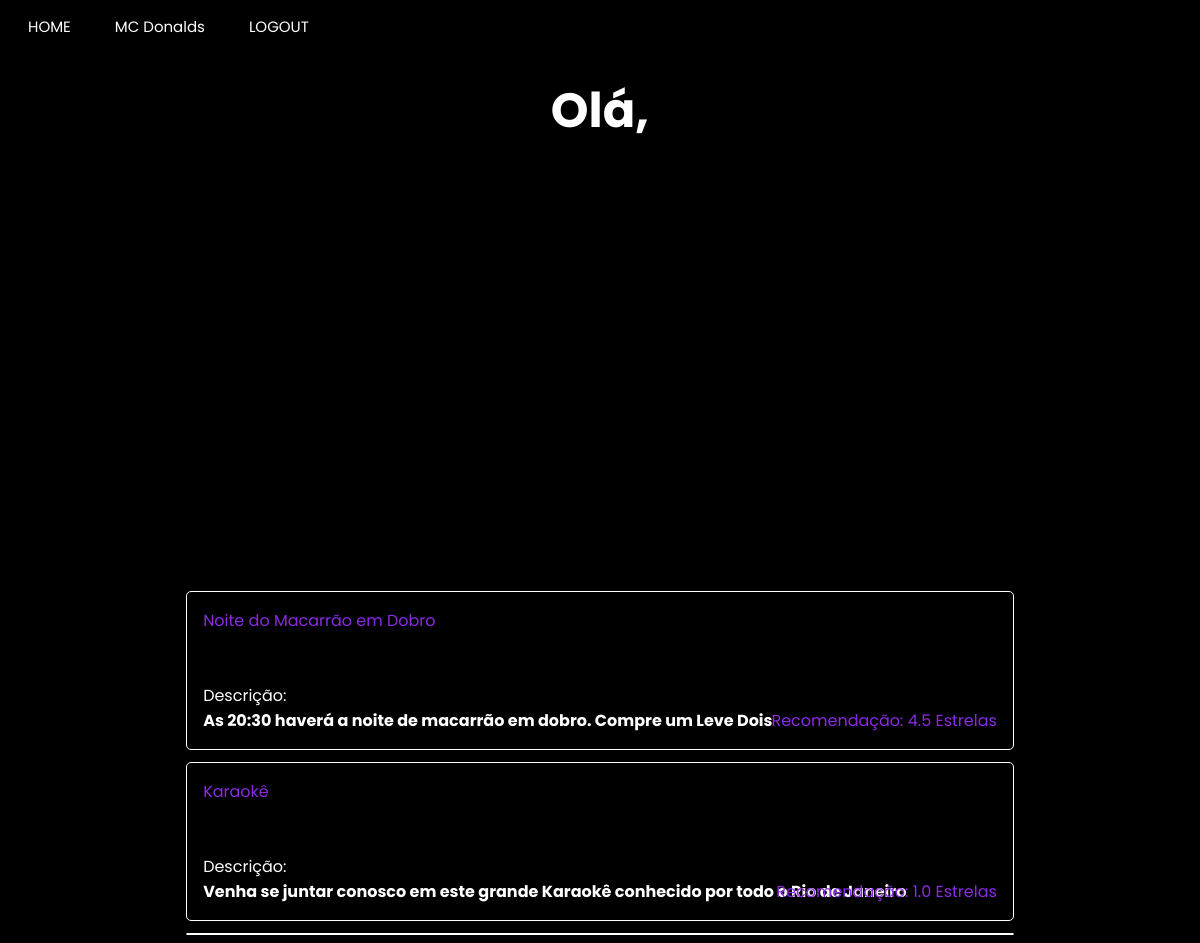
Screenshot of /user_page (signed in) with the database file from the repository.
### app/model.py (models this page shows, shortened)
class empresa(UserMixin, db.Model):
    __tablename__ = "empresa"
    id = db.Column(db.Integer,primary_key=True)
    enterprise_name = db.Column(db.String(64), index=True, unique=True)
    email = db.Column(db.String(120), index=True, unique=True)
    password_hash = db.Column(db.String(120))
    city = db.Column(db.String(120))
    latitude = db.Column(db.Float)
    longitude = db.Column(db.Float)
    district = db.Column(db.String(50))
    street = db.Column(db.String(120))
    posts = db.relationship("Post", backref="enterprise")

class Event(db.Model):
    id = db.Column(db.Integer, primary_key=True)
    body = db.Column(db.String(200))
    image = db.Column(db.String(200))
    timestamp = db.Column(db.Integer, index=True)
    empresa_id = db.Column(db.Integer)
    name = db.Column(db.String(200))
    latitude = db.Column(db.Float)
    longitude = db.Column(db.Float)
    event_type = db.Column(db.String(8))
    rank = db.Column(db.Float)
    avaliations = db.Column(db.Integer)
    age_groups = db.Column(db.String)

### app/routes.py (the view)
@app.route("/user_page", methods=["POST", "GET"])
@login_required
def user_page():                              # PAGINA DE USUARIO
    return render_template('user_page.html', title="Usuario", eventos = Event ,css_file="user_page.css", user=current_user)

### app/model.py (called while the page is built)
@login.user_loader
def load_user(id):
    if usuario.query.get(int(id)):
        load = usuario.query.get(int(id))
    else:
        load = empresa.query.get(int(id))
    return load

### app/templates/user_page.html (shortened to what this page needs)
{% extends "base.html" %}
{% block content %}
<h1>Olá, {{user.username}}</h1>
<div id="map"></div>
{% for evento in eventos.query.limit(20).all()%}
<div class="enterprises">
  <p>
    <a href="{{url_for('event_page',name=evento.name)}}">{{ evento.name }}</a>
    <br><br><br>
    Descrição: {% if evento.rank %}
    <s>Recomendação: {{ evento.rank}} Estrelas</s><br>{% endif %}
    <b>{{ evento.body }}</b></p>
</div>
{% endfor %}
{% set event_list = eventos.query.all()%}
<div class="enterprises"></div>
{% endblock %}

### app/templates/base.html (shortened to what this page needs)
<!DOCTYPE html>
<html>
    <head>
        {% if css_file%}
            <link rel="stylesheet" type="text/css" href="{{ url_for('static', filename=css_file) }}">
        {% else %}
            <link rel="stylesheet" type="text/css" href="{{ url_for('static', filename='user_page.css') }}">
        {% endif %}
    </head>
    <body>
        <header class="menu">
            <a id="main_page" href="{{ url_for('main_page') }}" class="button">HOME</a>
            {% if user.is_authenticated %}
            {% if user.username %}
            <a id="user_page" href="{{ url_for('user_page')}}"class="button">{{user.username}}</a>
            {% else %}
            <a id="enterprise_page" href="{{ url_for('enterprise_page_specific', name=user.enterprise_name)}}"class="button">{{user.enterprise_name}}</a>
            {% endif%}
            <a id="logout" href="{{ url_for('logout') }}" class="button">LOGOUT</a>
            {% else %}
            <a id="enterprise_register_page" href="{{ url_for('enterprise_register_page') }}" class="button">SEJA UM ANUNCIANTE</a>
            <a id="user_register_page" href="{{ url_for('user_register_page') }}" class="button">REGISTRO</a>
            <a id="login_page" href="{{ url_for('login_page') }}" class="button">LOGIN</a>
            {% endif %}
        </header>
        {% block content %}{% endblock %}
    </body>
</html>

### app/static/user_page.css (style rules this page uses)
h1 { color: rgb(255, 255, 255); text-align: center; font-family: "Poppins", sans-serif; font-size: 300%; }
body { background: black; background-image: url("https://www.pixel4k.com/wp-content/uploads/2021/05/abstract-waving-4k_1620165379-1536x960.jpg"); background-repeat: no-repeat; background-size: cover; }
#map { height: 400px; width: 70%; border-radius: 8px; margin: auto; }
.enterprises { color:white; display: grid; align-items: center; font-family:'Poppins'; margin-left:15%; margin-right: 15%; margin-top: 1%; background-color:rgba(0, 0, 0, 0.377); border: white solid 1px; border-radius: 5px; position: relative; }
.enterprises p { margin-left: 2%; }
.enterprises a { text-decoration: none; color: blueviolet; }
.enterprises b { text-decoration: none; }
.enterprises s { text-decoration: none; position: absolute; color: blueviolet; bottom: 10%; right: 2%; }

### app/static/base.css (style rules this page uses)
header.menu { align-items: left; justify-content: start; }
a.button { border: none; color: white; padding: 5px 20px; text-align: center; text-decoration: none; display: inline-block; font-family:'Poppins'; font-size: 15px; }
.menu { margin-top: 10px; }

### rows the page displays
empresa: enterprise_name "MC Donalds"
Event: name "Noite do Macarrão em Dobro", rank "4.5", body "As 20:30 haverá a noite de macarrão em dobro. Compre um Leve Dois"
Event: name "Karaokê", rank "1.0", body "Venha se juntar conosco em este grande Karaokê conhecido por todo o Rio de Janeiro"
